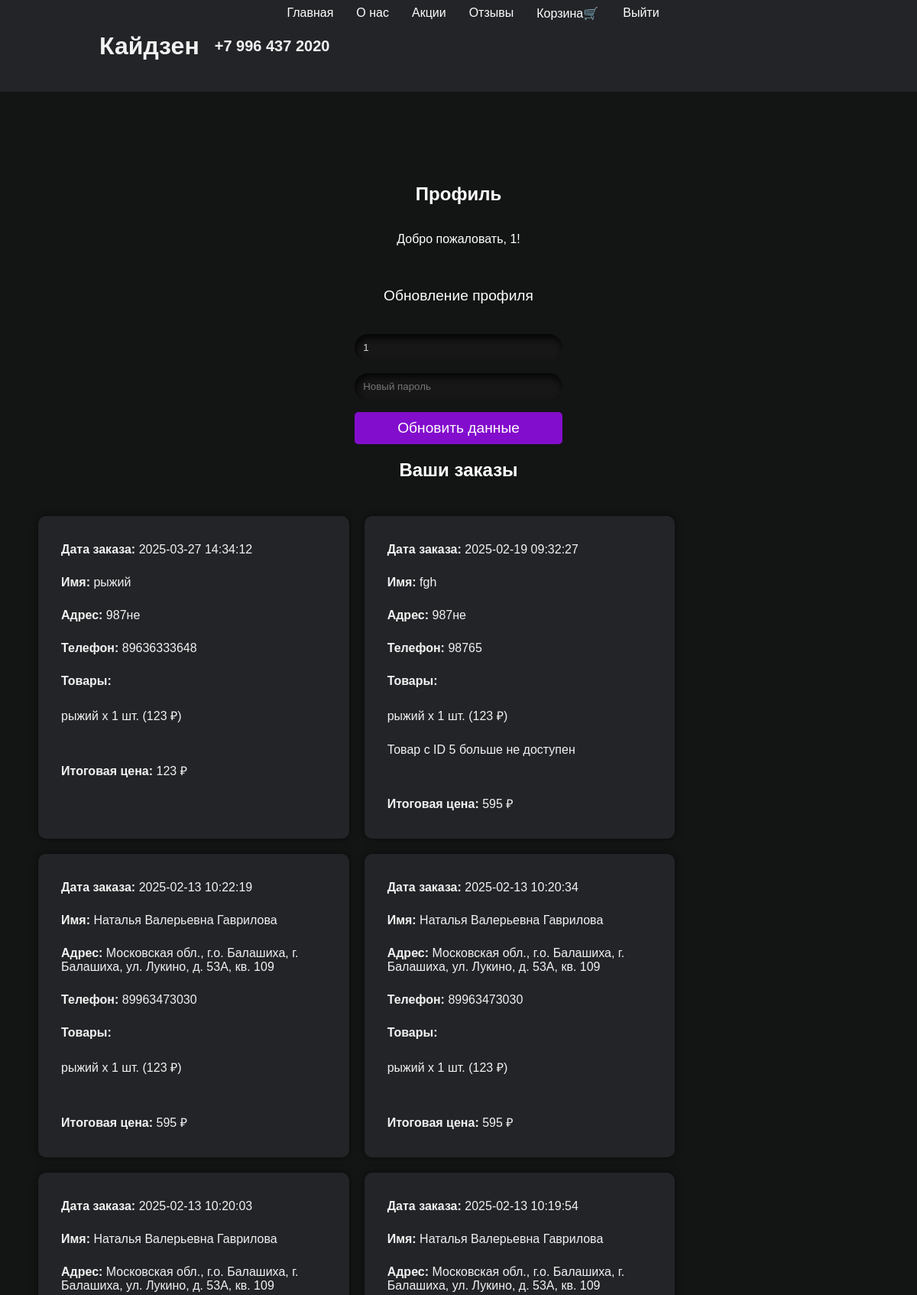
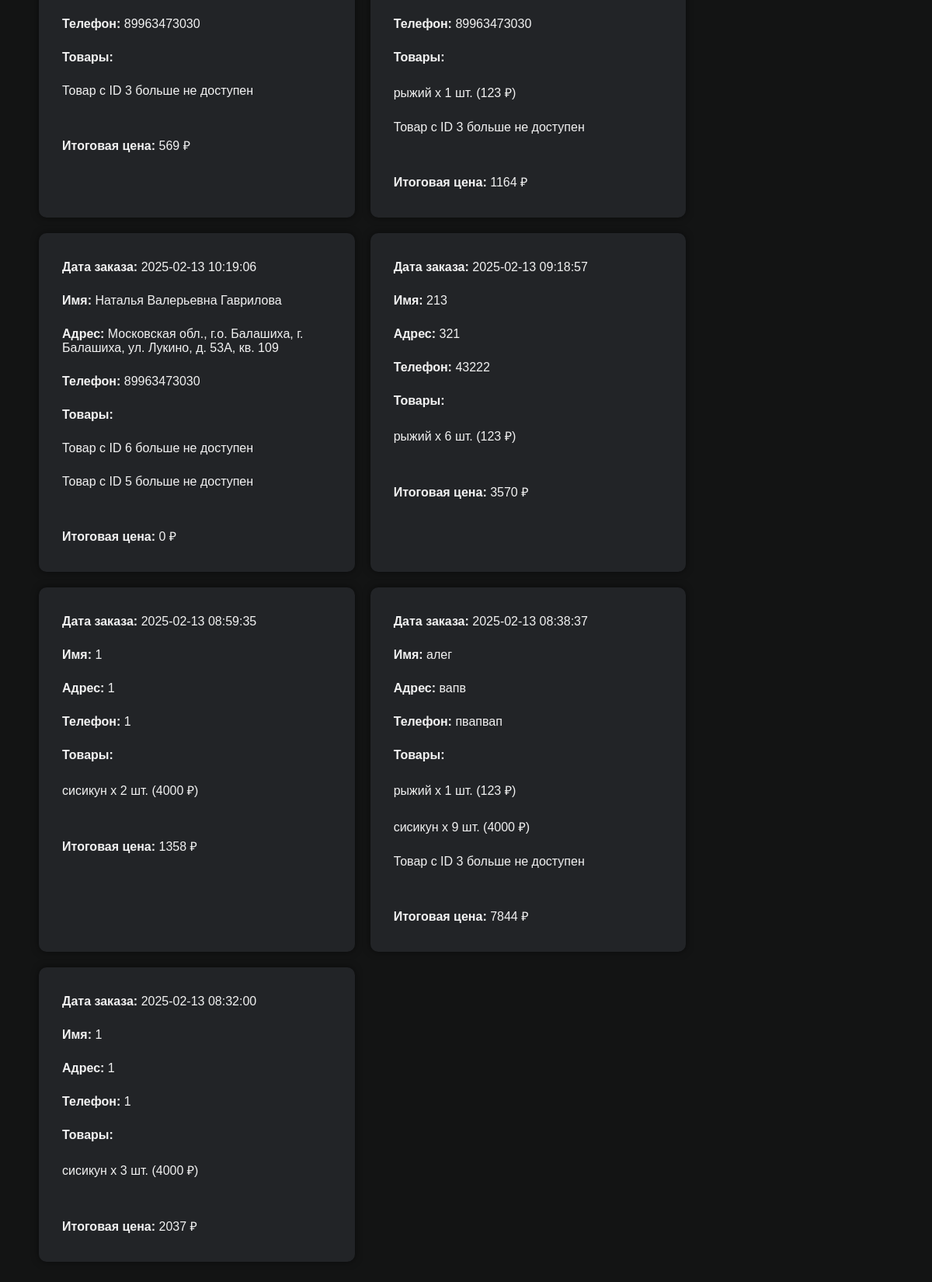
The app's page /profile.php (signed in) with its own data (2 pictures, top to bottom).
### tables this page shows
CREATE TABLE orders (
        id INTEGER PRIMARY KEY,
        username TEXT,
        name TEXT,
        address TEXT,
        phone TEXT,
        products TEXT,
        total_price INTEGER,
        order_date TEXT
    );

CREATE TABLE products (
        id INTEGER PRIMARY KEY,
        name TEXT,
        price INTEGER,
        description TEXT,
        image TEXT
    , weight TEXT, quantity INTEGER, proteins REAL, fats REAL, carbohydrates REAL, calories INTEGER);

### profile.php (the view, shortened to what this page needs)
<?php
try {
    $pdo = new PDO("sqlite:database.db");
    $pdo->setAttribute(PDO::ATTR_ERRMODE, PDO::ERRMODE_EXCEPTION);
} catch (PDOException $e) {
    echo "Ошибка при подключении к базе данных: " . $e->getMessage();
    exit();
}
$username = $_SESSION['username'];
$stmt = $pdo->prepare("SELECT * FROM orders WHERE username = :username ORDER BY order_date DESC");
$stmt->execute(['username' => $username]);
$orders = $stmt->fetchAll(PDO::FETCH_ASSOC);
$stmt = $pdo->query("SELECT * FROM products");
$productsInfo = [];
while ($row = $stmt->fetch(PDO::FETCH_ASSOC)) {
    $productsInfo[$row['id']] = $row;
}
?>
<!DOCTYPE html>
<html lang="ru">
<head>
    <link rel="stylesheet" type="text/css" href="style.css">
</head>
<body>
    <div class="navbar">
        <a href="main.html">Главная</a>
        <a href="about.html">О нас</a>
        <a href="sale.html">Акции </a>
        <a href="reviews.php">Отзывы</a>
        <a href="cart.php">Корзина🛒</a>
        <a href="logout.php" class="transparent-button">Выйти</a>
    </div>
    <div class="header">
        <div class="logo-text">
            <img src="images/logo.png" alt="sushi" class="logo">
            <div class="text-container">
                <h1>Кайдзен</h1>
                <h1 class="phone-number">+7 996 437 2020</h1>
            </div>
        </div>
    </div>
    <div class="content">
        <h2>Профиль</h2>
        <p>Добро пожаловать, <?php echo htmlspecialchars($_SESSION['username']); ?>!</p>
        <form action="profile.php" method="post">
            <p id="heading">Обновление профиля</p>
            <div class="field">
                <input name="username" autocomplete="off" placeholder="Новое имя пользователя" class="input-field" type="text" required value="<?php echo htmlspecialchars($_SESSION['username']); ?>">
            </div>
            <div class="field">
                <input name="password" placeholder="Новый пароль" class="input-field" type="password" required>
            </div>
            <div class="btn">
                <button type="submit" class="button1">Обновить данные</button>
            </div>
        </form>
        <h2>Ваши заказы</h2>
        <?php if (empty($orders)): ?>
            <p>У вас нет заказов.</p>
        <?php else: ?>
            <ul class="orders">
                <?php foreach ($orders as $order): ?>
                    <li class="order">
                        <p><strong>Дата заказа:</strong> <?php echo $order['order_date']; ?></p>
                        <p><strong>Имя:</strong> <?php echo htmlspecialchars($order['name']); ?></p>
                        <p><strong>Адрес:</strong> <?php echo htmlspecialchars($order['address']); ?></p>
                        <p><strong>Телефон:</strong> <?php echo htmlspecialchars($order['phone']); ?></p>
                        <p><strong>Товары:</strong>
                            <ul>
                                <?php
                                $products = json_decode($order['products'], true);
                                foreach ($products as $productId => $quantity) {
                                    if (isset($productsInfo[$productId])) {
                                        $product = $productsInfo[$productId];
                                        echo "<li>{$product['name']} x {$quantity} шт. ({$product['price']} ₽)</li>";
                                    } else {
                                        echo "<li>Товар с ID {$productId} больше не доступен</li>";
                                    }
                                }
                                ?>
                            </ul>
                        </p>
                        <p><strong>Итоговая цена:</strong> <?php echo $order['total_price']; ?> ₽</p>
                    </li>
                <?php endforeach; ?>
            </ul>
        <?php endif; ?>
    </div>
</body>
</html>

### style.css (style rules this page uses)
body, html { background-color: #131414; color: white; overflow-x: hidden; width: 100%; }
h1 { color: #F2F2F2; font-size: 2em; text-align: left; }
.content { color: #ffffff; display: flex; flex-direction: column; align-items: center; justify-content: center; margin-top: 100px; text-decoration: none; }
.header { display: flex; align-items: center; justify-content: space-between; position: sticky; top: 0; width: 100%; padding: 10px 20px; background-color: #222427; z-index: 10; }
.logo-text { display: flex; align-items: center; }
.logo-text img { margin-right: 10px; }
.logo { width: 100px; height: 100px; }
.text-container { display: flex; align-items: center; }
.text-container h1 { margin-right: 20px; }
.phone-number { font-size: 20px; color: #F2F2F2; }
.navbar { display: flex; justify-content: center; background-color: #222427; align-items: center; color: #FFFFFF; padding: 17px 20px; position: fixed; height: 0; width: 100%; top: 0; left: 0; z-index: 1000; }
.navbar a { color: #FFFFFF; text-decoration: none; margin: 0 15px; }
body, html { margin: 0; padding: 0; height: 100%; font-family: Arial, sans-serif; }
#heading { text-align: center; margin: 2em; color: rgb(255, 255, 255); font-size: 1.2em; }
.field { display: flex; align-items: center; justify-content: center; gap: 0.5em; border-radius: 25px; padding: 0.6em; border: none; outline: none; color: white; background-color: #171717; box-shadow: inset 2px 5px 10px rgb(5, 5, 5); }
.input-field { background: none; border: none; outline: none; width: 100%; color: #d3d3d3; }
.button1 { padding: 0.5em; padding-left: 1.1em; padding-right: 1.1em; border-radius: 5px; margin-right: 0.5em; border: none; outline: none; transition: .4s ease-in-out; background-color: #252525; color: white; }
.transparent-button { color: #FFFFFF; padding: 10px 2px; border-radius: 5px; cursor: pointer; }
.button1 { display: block; width: 100%; padding: 10px; background-color: #830dcd; color: white; border: none; border-radius: 5px; font-size: 1.2em; cursor: pointer; transition: background-color 0.3s ease; }
.orders { display: flex; flex-wrap: wrap; list-style-type: none; }
.order { background-color: #222427; padding: 20px; margin: 10px; border-radius: 10px; box-shadow: 0 0 10px rgba(0, 0, 0, 0.5); width: calc(33.333% - 20px); }
.order p { margin: 5px 0; color: #F2F2F2; padding: 10px; border-radius: 5px; }
.order ul { list-style-type: none; padding: 0; }
.order li { margin: 5px 0; color: #F2F2F2; padding: 10px; border-radius: 5px; }
.field { margin-bottom: 15px; }

### records on screen
orders: order_date "2025-03-27 14:34:12", name "рыжий", address "987не", phone "89636333648", products "1", total_price "123"
products: name "рыжий", price "123"
orders: order_date "2025-02-19 09:32:27", name "fgh", address "987не", phone "98765", products "1", productId "5", total_price "595"
orders: order_date "2025-02-13 10:22:19", name "Наталья Валерьевна Гаврилова", address "Московская обл., г.о. Балашиха, г. Балашиха, ул. Лукино, д. 53А, кв. 109", phone "89963473030", products "1", total_price "595"
orders: order_date "2025-02-13 10:20:34", name "Наталья Валерьевна Гаврилова", address "Московская обл., г.о. Балашиха, г. Балашиха, ул. Лукино, д. 53А, кв. 109", phone "89963473030", products "1", total_price "595"
orders: order_date "2025-02-13 10:20:03", name "Наталья Валерьевна Гаврилова", address "Московская обл., г.о. Балашиха, г. Балашиха, ул. Лукино, д. 53А, кв. 109", phone "89963473030", productId "3", total_price "569"
orders: order_date "2025-02-13 10:19:54", name "Наталья Валерьевна Гаврилова", address "Московская обл., г.о. Балашиха, г. Балашиха, ул. Лукино, д. 53А, кв. 109", phone "89963473030", products "1", productId "3", total_price "1164"
orders: order_date "2025-02-13 10:19:06", name "Наталья Валерьевна Гаврилова", address "Московская обл., г.о. Балашиха, г. Балашиха, ул. Лукино, д. 53А, кв. 109", phone "89963473030", productId "6", productId "5", total_price "0"
orders: order_date "2025-02-13 09:18:57", name "213", address "321", phone "43222", products "6", total_price "3570"
orders: order_date "2025-02-13 08:59:35", name "1", address "1", phone "1", products "2", total_price "1358"
products: name "сисикун", price "4000"
orders: order_date "2025-02-13 08:38:37", name "алег", address "вапв", phone "пвапвап", products "1", products "9", productId "3", total_price "7844"
orders: order_date "2025-02-13 08:32:00", name "1", address "1", phone "1", products "3", total_price "2037"

### other values on screen
$_SESSION['username'] "1"
